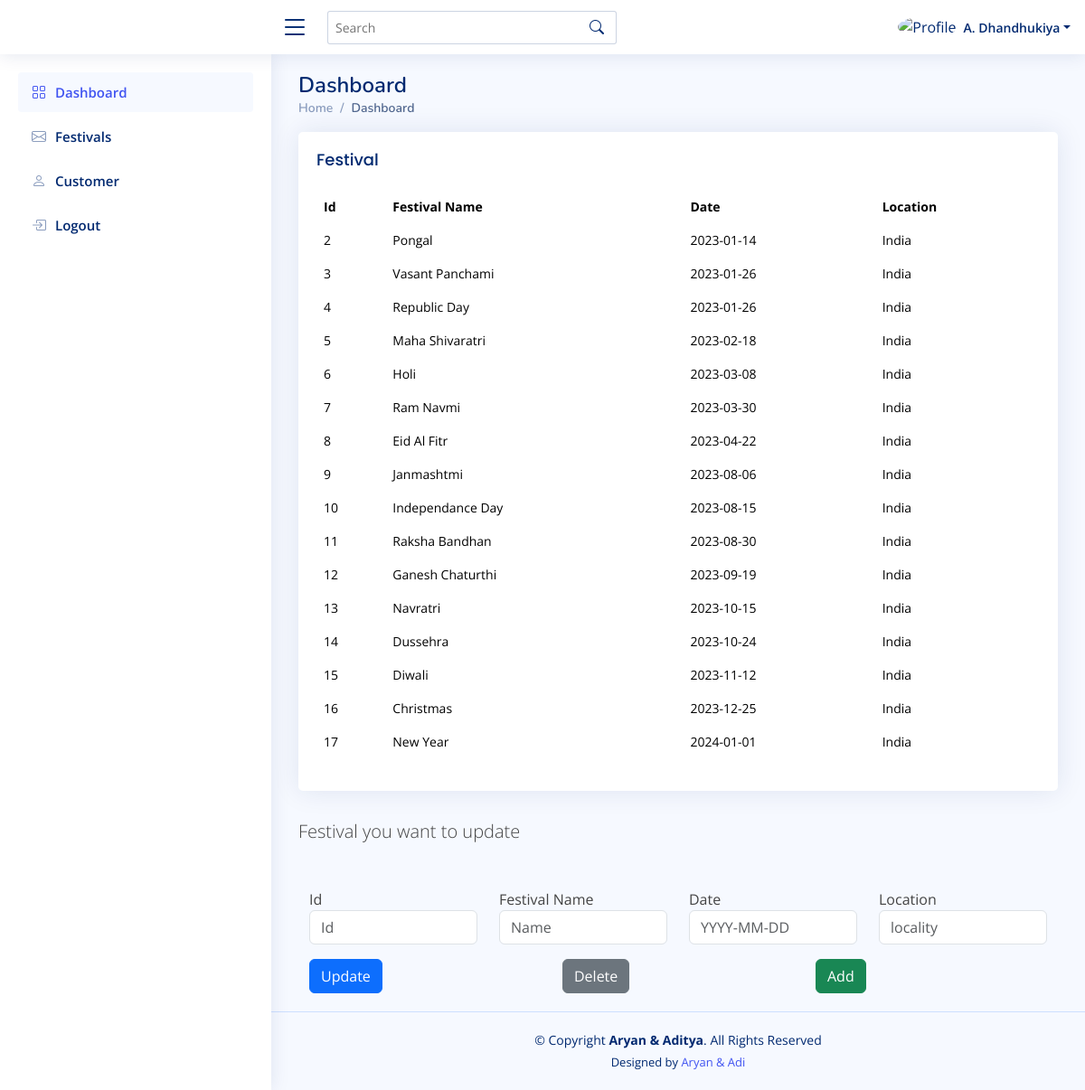
The page /festival_php.php on the database its author committed.
### tables this page shows
CREATE TABLE `festival` (
  `id` int(11) DEFAULT NULL,
  `fest_name` varchar(50) NOT NULL,
  `fest_date` date NOT NULL,
  `location` varchar(10) NOT NULL
);

### festival_php.php (the view, shortened to what this page needs)
<!DOCTYPE html>
<html lang="en">
<head>
  <link href="assets/vendor/bootstrap/css/bootstrap.min.css" rel="stylesheet">
  <link href="assets/vendor/bootstrap-icons/bootstrap-icons.css" rel="stylesheet">
  <link href="assets/vendor/boxicons/css/boxicons.min.css" rel="stylesheet">
  <link href="assets/vendor/quill/quill.snow.css" rel="stylesheet">
  <link href="assets/vendor/quill/quill.bubble.css" rel="stylesheet">
  <link href="assets/vendor/remixicon/remixicon.css" rel="stylesheet">
  <link href="assets/vendor/simple-datatables/style.css" rel="stylesheet">
  <link href="assets/css/style.css" rel="stylesheet">
</head>
<body>
  <header id="header" class="header fixed-top d-flex align-items-center">
    <div class="d-flex align-items-center justify-content-between">
      <i class="bi bi-list toggle-sidebar-btn"></i>
    </div>
    <div class="search-bar">
      <form class="search-form d-flex align-items-center" method="POST" action="#">
        <input type="text" name="query" placeholder="Search" title="Enter search keyword">
        <button type="submit" title="Search"><i class="bi bi-search"></i></button>
      </form>
    </div>
    <nav class="header-nav ms-auto">
      <ul class="d-flex align-items-center">
        <li class="nav-item dropdown pe-3">
          <a class="nav-link nav-profile d-flex align-items-center pe-0" href="#" data-bs-toggle="dropdown">
            <img src="profilephoto.webp" alt="Profile" class="rounded-circle">
            <span class="d-none d-md-block dropdown-toggle ps-2">A. Dhandhukiya</span>
          </a>
    </nav>
  </header>
  <aside id="sidebar" class="sidebar">
    <ul class="sidebar-nav" id="sidebar-nav">
      <li class="nav-item">
        <a class="nav-link " href="http://localhost/Toolex/index.php">
          <i class="bi bi-grid"></i>
          <span>Dashboard</span>
        </a>
      </li>
      <li class="nav-item">
        <a class="nav-link collapsed" href="http://localhost/Toolex/festival_php.php">
          <i class="bi bi-envelope"></i>
          <span>Festivals</span>
        </a>
      </li>
      <li class="nav-item">
        <a class="nav-link collapsed" href="http://localhost/Toolex/customer_php.php">
          <i class="bi bi-person"></i>
          <span>Customer</span>
        </a>
      </li>
      <li class="nav-item">
        <a class="nav-link collapsed" href="http://localhost/Toolex/pages-login.php">
          <i class="bi bi-box-arrow-in-right"></i>
          <span>Logout</span>
        </a>
      </li>
    </ul>
  </aside>
  <main id="main" class="main">
    <div class="pagetitle">
      <h1>Dashboard</h1>
      <nav>
        <ol class="breadcrumb">
          <li class="breadcrumb-item"><a href="index.html">Home</a></li>
          <li class="breadcrumb-item active">Dashboard</li>
        </ol>
      </nav>
    </div>
    <section class="section dashboard">
            <div class="col-12">
              <div class="card recent-sales overflow-auto">
                <div class="card-body">
                  <h5 class="card-title">Festival </h5>
                  <table class="table table-borderless datatable">
                    <thead>
                      <tr>
                        <th scope="col">Id</th>
                        <th scope="col">Festival Name</th>
                        <th scope="col">Date</th>
                        <th scope="col">Location</th>
                      </tr>
                    </thead>
                    <tbody>
                    <?php
    $servername= "localhost";
    $username= "root";
    $password= "";
    $database= "php_project";
    $conn = new mysqli($servername, $username, $password, $database);
            function getAllData($conn) {
                $sql = "SELECT id, fest_name, fest_date, location FROM festival";
                $result = $conn->query($sql);
                $data = array();
                if ($result->num_rows > 0) {
                    while ($row = $result->fetch_assoc()) {
                        $data[] = $row;
                    }
                }
                return $data;
            }
                    $data = getAllData($conn);
                foreach ($data as $row) {
                    echo "<tr>";
                    echo "<td>" . $row['id'] . "</td>";
                    echo "<td>" . $row['fest_name'] . "</td>";
                    echo "<td>" . $row['fest_date'] . "</td>";
                    echo "<td>" . $row['location'] . "</td>";
                    echo "</tr>";
                }
                ?>
                    </tbody>
                  </table>
                </div>
              </div>
            </div>
            <p class="lead">Festival you want to update</p>
            <div class="container mt-5">
              <form method="post" action="festival_php.php">
                <div class="row">
                  <div class="col">
                    <label for="id">Id</label>
                    <input type="text" name="id" class="form-control" placeholder="Id">
                  </div>
                  <div class="col">
                    <label for="fname">Festival Name</label>
                    <input type="text" name="fest_name" class="form-control" placeholder="Name">
                  </div>
                  <div class="col">
                    <label for="date">Date</label>
                    <input type="text" name="fest_date" class="form-control" placeholder="YYYY-MM-DD">
                  </div>
                  <div class="col">
                    <label for="location">Location</label>
                    <input type="text" name="locality" class="form-control" placeholder="locality">
                  </div>
                </div>
                <div class="row mt-3">
                  <div class="col">
                    <button type="submit" name="update" class="btn btn-primary">Update</button>
                  </div>
                  <div class="col">
                    <button type="submit" name="delete" class="btn btn-secondary">Delete</button>
                  </div>
                  <div class="col">
                    <button type="submit" name="add" class="btn btn-success">Add</button>
                  </div>
                </div>
                </form>
              </div>
    </section>
  </main>
  <footer id="footer" class="footer">
    <div class="copyright">
      &copy; Copyright <strong><span>Aryan & Aditya</span></strong>. All Rights Reserved
    </div>
    <div class="credits">
      Designed by <a href="#">Aryan & Adi</a>
    </div>
  </footer>
</body>
</html>

### assets/css/style.css (style rules this page uses)
:root { scroll-behavior: smooth; }
body { font-family: "Open Sans", sans-serif; background: #f6f9ff; color: #444444; }
a { color: #4154f1; text-decoration: none; }
h1, h2, h3, h4, h5, h6 { font-family: "Nunito", sans-serif; }
#main { margin-top: 60px; padding: 20px 30px; transition: all 0.3s; }
.pagetitle { margin-bottom: 10px; }
.pagetitle h1 { font-size: 24px; margin-bottom: 0; font-weight: 600; color: #012970; }
.card { margin-bottom: 30px; border: none; border-radius: 5px; box-shadow: 0px 0 30px rgba(1, 41, 112, 0.1); }
.card-title { padding: 20px 0 15px 0; font-size: 18px; font-weight: 500; color: #012970; font-family: "Poppins", sans-serif; }
.card-body { padding: 0 20px 20px 20px; }
.breadcrumb { font-size: 14px; font-family: "Nunito", sans-serif; color: #899bbd; font-weight: 600; }
.breadcrumb a { color: #899bbd; transition: 0.3s; }
.breadcrumb .breadcrumb-item::before { color: #899bbd; }
.breadcrumb .active { color: #51678f; font-weight: 600; }
.header { transition: all 0.5s; z-index: 997; height: 60px; box-shadow: 0px 2px 20px rgba(1, 41, 112, 0.1); background-color: #fff; padding-left: 20px; }
.header .toggle-sidebar-btn { font-size: 32px; padding-left: 10px; cursor: pointer; color: #012970; }
.header .search-bar { min-width: 360px; padding: 0 20px; }
.header .search-form { width: 100%; }
.header .search-form input { border: 0; font-size: 14px; color: #012970; border: 1px solid rgba(1, 41, 112, 0.2); padding: 7px 38px 7px 8px; border-radius: 3px; transition: 0.3s; width: 100%; }
.header .search-form button { border: 0; padding: 0; margin-left: -30px; background: none; }
.header .search-form button i { color: #012970; }
.header-nav ul { list-style: none; }
.header-nav>ul { margin: 0; padding: 0; }
.header-nav .nav-profile { color: #012970; }
.header-nav .nav-profile img { max-height: 36px; }
.header-nav .nav-profile span { font-size: 14px; font-weight: 600; }
.sidebar { position: fixed; top: 60px; left: 0; bottom: 0; width: 300px; z-index: 996; transition: all 0.3s; padding: 20px; overflow-y: auto; scrollbar-width: thin; scrollbar-color: #aab7cf transparent; box-shadow: 0px 0px 20px rgba(1, 41, 112, 0.1); background-color: #fff; }
@media (min-width: 1200px) { #main, #footer { margin-left: 300px; } }
.sidebar-nav { padding: 0; margin: 0; list-style: none; }
.sidebar-nav li { padding: 0; margin: 0; list-style: none; }
.sidebar-nav .nav-item { margin-bottom: 5px; }
.sidebar-nav .nav-link { display: flex; align-items: center; font-size: 15px; font-weight: 600; color: #4154f1; transition: 0.3; background: #f6f9ff; padding: 10px 15px; border-radius: 4px; }
.sidebar-nav .nav-link i { font-size: 16px; margin-right: 10px; color: #4154f1; }
.sidebar-nav .nav-link.collapsed { color: #012970; background: #fff; }
.sidebar-nav .nav-link.collapsed i { color: #899bbd; }
.dashboard .recent-sales { font-size: 14px; }
.dashboard .recent-sales .table thead { background: #f6f6fe; }
.dashboard .recent-sales .table thead th { border: 0; }
.footer { padding: 20px 0; font-size: 14px; transition: all 0.3s; border-top: 1px solid #cddfff; }
.footer .copyright { text-align: center; color: #012970; }
.footer .credits { padding-top: 5px; text-align: center; font-size: 13px; color: #012970; }

### rows shown on the page
festival: id "2", fest_name "Pongal", fest_date "2023-01-14", location "India"
festival: id "3", fest_name "Vasant Panchami", fest_date "2023-01-26", location "India"
festival: id "4", fest_name "Republic Day", fest_date "2023-01-26", location "India"
festival: id "5", fest_name "Maha Shivaratri", fest_date "2023-02-18", location "India"
festival: id "6", fest_name "Holi", fest_date "2023-03-08", location "India"
festival: id "7", fest_name "Ram Navmi", fest_date "2023-03-30", location "India"
festival: id "8", fest_name "Eid Al Fitr", fest_date "2023-04-22", location "India"
festival: id "9", fest_name "Janmashtmi", fest_date "2023-08-06", location "India"
festival: id "10", fest_name "Independance Day", fest_date "2023-08-15", location "India"
festival: id "11", fest_name "Raksha Bandhan", fest_date "2023-08-30", location "India"
festival: id "12", fest_name "Ganesh Chaturthi", fest_date "2023-09-19", location "India"
festival: id "13", fest_name "Navratri", fest_date "2023-10-15", location "India"
festival: id "14", fest_name "Dussehra", fest_date "2023-10-24", location "India"
festival: id "15", fest_name "Diwali", fest_date "2023-11-12", location "India"
festival: id "16", fest_name "Christmas", fest_date "2023-12-25", location "India"
festival: id "17", fest_name "New Year", fest_date "2024-01-01", location "India"
